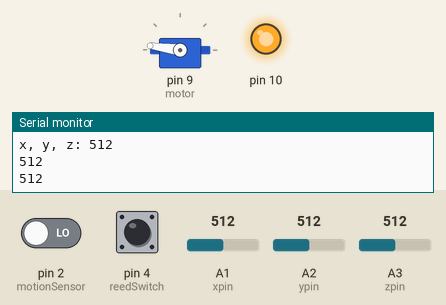
Simulated run of this sketch. Board: Arduino Uno, built with avr-gcc and run on an emulated ATmega328P. Parts: servo, output pins drawn as LEDs (lit = HIGH), the last lines printed to the serial monitor. Inputs (shaded band) come from the test bench; at power-on: pin 2 (motionSensor) LOW, pin 4 (reedSwitch) LOW, A1 (xpin) = 512, A2 (ypin) = 512, A3 (zpin) = 512. The audio player accepts every command and is not drawn.

Above: at 6.2 s.
6.3 s: pin 2 (motionSensor) driven HIGH
At 16.7 s:
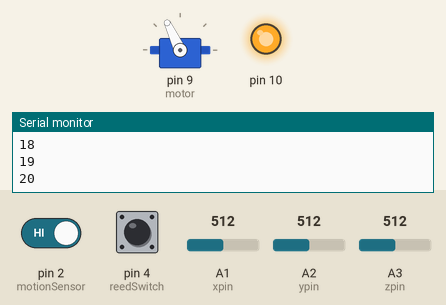
28.3 s: pin 2 (motionSensor) driven LOW
At 29.6 s:
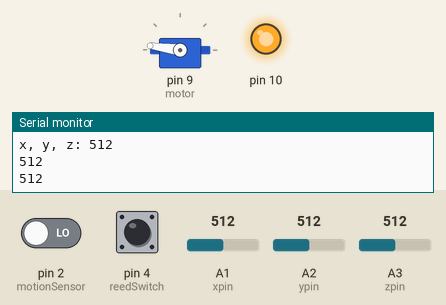
Timing chart, 0 to 46.1 s (numbered marks = the images above; inputs shaded):
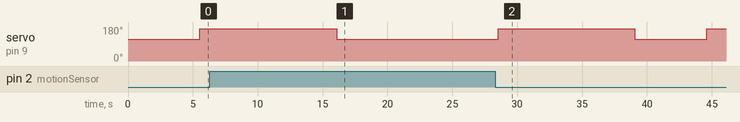

The sketch:

final_reedSwitch.ino
```cpp
#include <DFPlayer_Mini_Mp3.h>

#include <SPI.h>

#include <SoftwareSerial.h>

#include <Servo.h>

Servo motor;

const int xpin = A1;                  // x-axis of the accelerometer
const int ypin = A2;                  // y-axis
const int zpin = A3;                  // z-axis
const int motionSensor = 2;
const int reedSwitch = 4;
int xaccel;
int yaccel;
int zaccel;
int xval;
int yval;
int zval;
int switchVal = 0;
int motionVal = 0;
int flag = 1; //software flag to keep track of lid position: 1 is open, 0 is closed
int i;
int x, y, z;
int swtichVal;


void setup() {
  pinMode(reedSwitch, INPUT);
  pinMode(motionSensor, INPUT);
  motor.attach(9);
  motor.write(115);
  Serial.begin (9600);
  mp3_set_serial (Serial);      //set Serial for DFPlayer-mini mp3 module
  delay(10);

  SPI.begin();

  mp3_set_volume (30); // value 0~30
  delay(5000); //so we can unplug usb before it starts snapping closed
}

void loop() {
  switchVal = 0;
  for ( i = 0; i < 15; i++) { //sum values of motionVal sensor over a time period to avoid false positives
    switchVal = switchVal + digitalRead(reedSwitch);
    Serial.print("switchVal: ");
    Serial.println(switchVal);
    delay(15);
  }
  if (switchVal == 15) {
    motor.write(115); //open lid
    mp3_play(1);       //'Enjoy your cookies'.
    delay(10000);   //keep lid open for 10 seconds so cookie can be obtained without holding the magnet in place
  }
  else  { //system NOT deactivated

    motionVal = 0;
    for ( i = 0; i < 20; i++) { //sum values of motionVal sensor over a time period to avoid false positives
      motionVal = motionVal + digitalRead(motionSensor);
      Serial.println(motionVal);
      delay(15);
    }

    if ((motionVal < 10) && (flag == 1)) {   //if movement and lid open
      xval = analogRead(xpin);
      yval = analogRead(ypin);
      zval = analogRead(zpin);
      Serial.print("x, y, z: ");
      Serial.println(xval);
      Serial.println(yval);
      Serial.println(zval);
      xaccel = 0;
      yaccel = 0;
      zaccel = 0;
      if ((xval > 340) || (xval < 320)) {
        xaccel = 1;
      }
      if ((yval > 280) || (yval < 255)) {
        yaccel = 1;
      }
      if ((zval > 360) || (zval < 330)) {
        zaccel = 1;
      }
      if ((xaccel == 1) || (yaccel == 1) || (zaccel == 1)) { //if box is moved
        motor.write(172);               //close lid
        mp3_play(3);                //play alarm sound
        flag = 0;
        delay(10000);                     //hold closed for 10 seconds
      }
      else {
        motor.write(172);             //close lid
        flag = 0;                     //lid is closed
        mp3_play(2);                  //play 'these aren't your cookies!//
        delay(4000);                   //hold closed for 10 seconds
      }

    }
    else if (flag == 0) {            //lid closed
      motor.write(115);             //open lid
      flag = 1;
      delay(5000);                   //hold open for 4 seconds to ensure movement is finished
    }

    else {
      delay(100);
    }
  }
}
```

Measured:
- after the input at 6.3 s, servo on pin 9 (motor): goes on until 16.1 s, then stays 115°
- after the input at 28.3 s, servo on pin 9 (motor): 115° → 172° after 0.23 s, → 115° 10.5 s later, → 172° 5.5 s later
